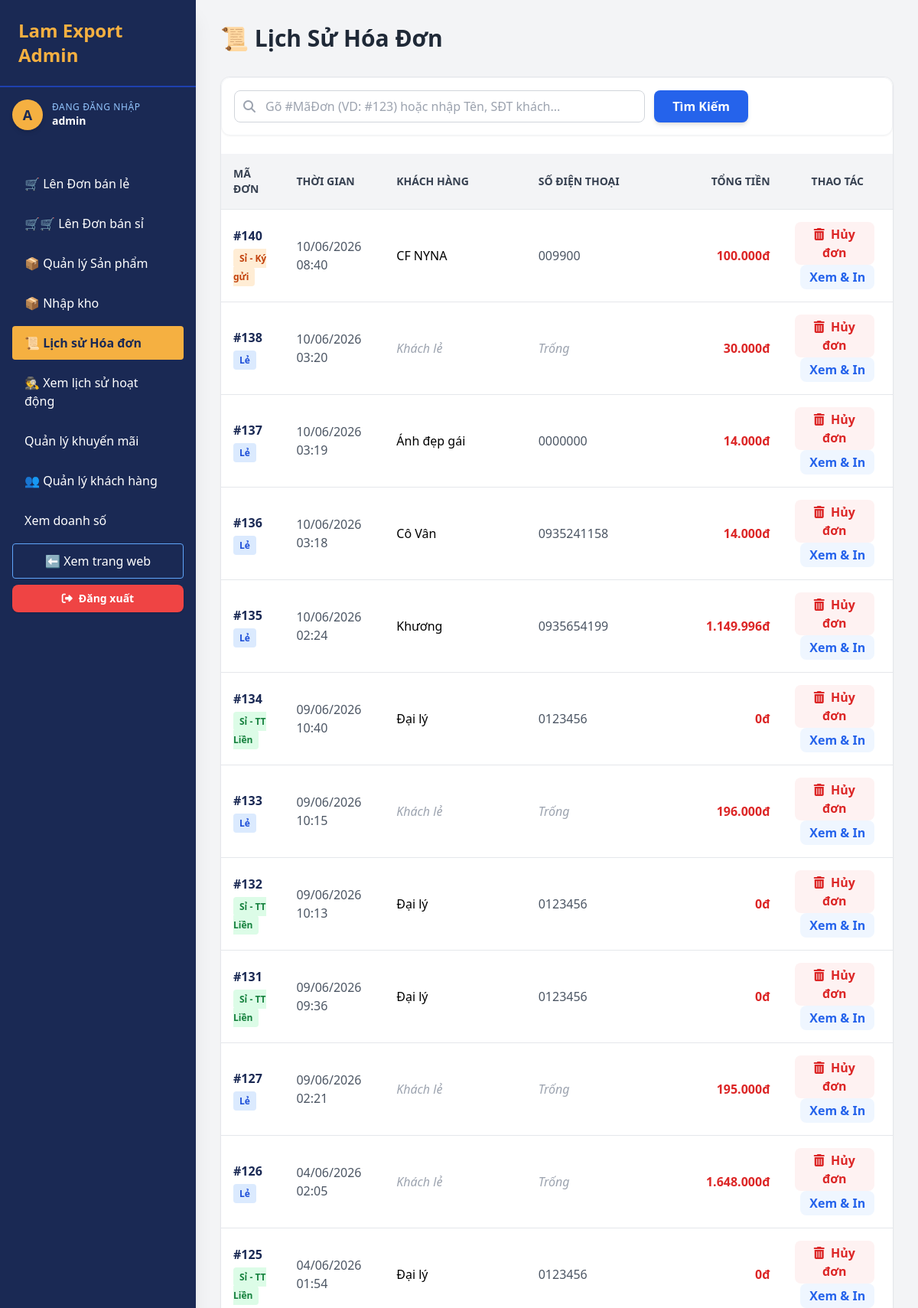
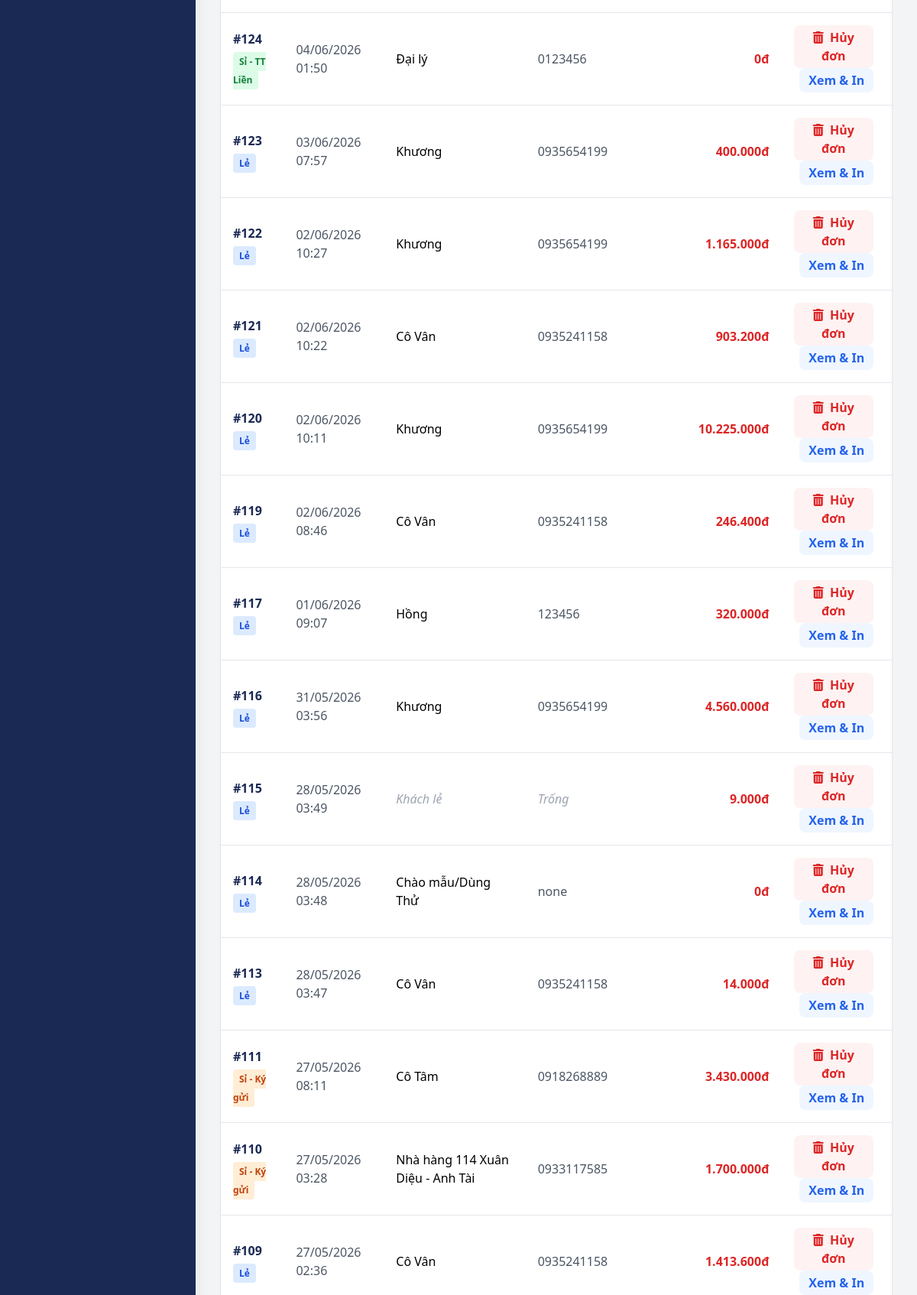
Page /admin_orders.php (signed in, upper part) on the committed database (2 pictures, top to bottom).
### tables this page shows
CREATE TABLE `orders` (
  `order_id` int(11) NOT NULL,
  `customer_id` int(11) DEFAULT NULL,
  `customer_name` varchar(255) DEFAULT 'Khách mua tại quầy',
  `total_amount` decimal(15,2) NOT NULL DEFAULT 0.00,
  `discount_amount` decimal(15,2) DEFAULT 0.00,
  `order_date` timestamp NOT NULL DEFAULT current_timestamp(),
  `status` varchar(50) DEFAULT 'Đã thanh toán',
  `sale_type` enum('retail','wholesale') DEFAULT 'retail',
  `paid_amount` decimal(15,2) DEFAULT 0.00,
  `debt_amount` decimal(15,2) DEFAULT 0.00
);

CREATE TABLE `customers` (
  `customer_id` int(11) NOT NULL,
  `telephone` varchar(20) NOT NULL,
  `address` varchar(255) DEFAULT NULL,
  `customer_name` varchar(255) NOT NULL,
  `points` int(11) NOT NULL DEFAULT 0,
  `created_at` timestamp NOT NULL DEFAULT current_timestamp(),
  `customer_type` enum('retail','wholesale') DEFAULT 'retail',
  `total_debt` decimal(15,2) DEFAULT 0.00
);

### admin_orders.php (the view, shortened to what this page needs)
<?php
require_once 'connect.php';
require_once 'admin_header.php';
$sql_orders = "
    SELECT o.order_id, o.total_amount, o.order_date, o.sale_type, o.status, o.paid_amount, o.debt_amount, o.discount_amount, c.customer_name, c.telephone
    FROM orders o
    LEFT JOIN customers c ON o.customer_id = c.customer_id
    WHERE o.status != 'Đã hủy'
";
$sql_orders .= " ORDER BY o.order_date DESC";
$result_orders = mysqli_query($conn, $sql_orders);
?>
<body class="bg-gray-100 font-sans antialiased flex h-screen overflow-hidden">
    <div class="flex-1 p-8 overflow-y-auto relative">
        <h2 class="text-3xl font-bold text-gray-800 mb-8">📜 Lịch Sử Hóa Đơn</h2>
        <div class="bg-white rounded-xl shadow-sm border border-gray-200 overflow-hidden">
            <div class="bg-white p-4 rounded-xl shadow-sm mb-6 flex justify-between items-center border border-gray-100">
                <form action="admin_orders.php" method="GET" class="flex w-full max-w-2xl gap-3">
                    <div class="relative w-full">
                        <div class="absolute inset-y-0 left-0 pl-3 flex items-center pointer-events-none">
                        </div>
                        <input type="text" name="search"
                            value="<?= isset($_GET['search']) ? htmlspecialchars($_GET['search']) : '' ?>"
                            placeholder="Gõ #MãĐơn (VD: #123) hoặc nhập Tên, SĐT khách..."
                            class="w-full pl-10 pr-4 py-2 border border-gray-300 rounded-lg focus:outline-none focus:border-blue-500 focus:ring-1 focus:ring-blue-500 transition">
                    </div>
                    <button type="submit" class="bg-blue-600 hover:bg-blue-700 text-white px-6 py-2 rounded-lg font-bold transition whitespace-nowrap shadow-md">
                        Tìm Kiếm
                    </button>
                </form>
            </div>
            <table class="w-full text-left border-collapse">
                <thead>
                    <tr class="bg-gray-100 text-gray-700 uppercase text-sm border-b">
                        <th class="p-4 font-bold">Mã Đơn</th>
                        <th class="p-4 font-bold">Thời Gian</th>
                        <th class="p-4 font-bold">Khách Hàng</th>
                        <th class="p-4 font-bold">Số điện thoại</th>
                        <th class="p-4 font-bold text-right">Tổng Tiền</th>
                        <th class="p-4 font-bold text-center">Thao tác</th>
                    </tr>
                </thead>
                <tbody class="divide-y divide-gray-200">
                    <?php
                        if($result_orders && mysqli_num_rows($result_orders) > 0):
                            while($order = mysqli_fetch_assoc($result_orders)):
                                $date = date('d/m/Y H:i', strtotime($order['order_date']));
                                $customer_name_html = !empty($order['customer_name']) ? $order['customer_name'] : '<span class="text-gray-400 italic">Khách lẻ</span>';
                                $customer_name_text = !empty($order['customer_name']) ? $order['customer_name'] : 'Khách lẻ';
                                $phone_html = !empty($order['telephone']) ? $order['telephone'] : '<span class="text-gray-400 italic">Trống</span>';
                                $badge = '<span class="bg-blue-100 text-blue-700 px-2 py-1 rounded text-xs font-bold">Lẻ</span>';
                                if ($order['sale_type'] === 'wholesale') {
                                    if ($order['status'] === 'Còn nợ') {
                                        $badge = '<span class="bg-orange-100 text-orange-700 px-2 py-1 rounded text-xs font-bold">Sỉ - Ký gửi</span>';
                                    } else {
                                        $badge = '<span class="bg-green-100 text-green-700 px-2 py-1 rounded text-xs font-bold">Sỉ - TT Liền</span>';
                                    }
                                }
                        ?>
                            <tr class="hover:bg-gray-50 transition">
                                <td class="p-4 font-bold text-[#1a2954]">
                                    #<?= $order['order_id'] ?><br><div class="mt-1"><?= $badge ?></div>
                                </td>
                                <td class="p-4 text-gray-600"><?= $date ?></td>
                                <td class="p-4 font-medium"><?= $customer_name_html ?></td>
                                <td class="p-4 text-gray-600"><?= $phone_html ?></td>
                                <td class="p-4 font-bold text-red-600 text-right"><?= number_format($order['total_amount'], 0, ',', '.') ?>đ</td>
                                <td class="p-4 text-center">
                                    <button type="button"
                                            onclick="cancelOrder(<?= $order['order_id'] ?>)"
                                            class="text-red-600 hover:text-red-800 font-bold px-3 py-1 bg-red-50 hover:bg-red-100 rounded-lg transition mr-2">
                                        <i class="fas fa-trash-alt mr-1"></i> Hủy đơn
                                    </button>
                                        <button onclick="viewDetails(<?= $order['order_id'] ?>, '<?= $customer_name_text ?>', '<?= $date ?>', <?= $order['total_amount'] ?>, '<?= $order['sale_type'] ?>', <?= $order['discount_amount'] ?? 0 ?>, <?= $order['paid_amount'] ?? 0 ?>, <?= $order['debt_amount'] ?? 0 ?>)" class="text-blue-600 hover:text-blue-800 font-bold px-3 py-1 bg-blue-50 rounded-lg">
                                        Xem & In
                                    </button>
                                </td>
                            </tr>
                        <?php
                            endwhile;
                        else:
                        ?>
                        <tr>
                            <td colspan="6" class="p-8 text-center text-gray-500 italic">Chưa có hóa đơn nào được bán ra.</td>
                        </tr>
                    <?php endif; ?>
                </tbody>
            </table>
        </div>
    </div>
</body>
</html>

### rows in the picture
orders: order_id "140", status "Sỉ - Ký gửi", order_date "10/06/2026 08:40", customer.customer_name "CF NYNA", customer.telephone "009900", total_amount "100.000"
orders: order_id "138", order_date "10/06/2026 03:20", shows "Khách lẻ", shows "Trống", total_amount "30.000"
orders: order_id "137", order_date "10/06/2026 03:19", customer.customer_name "Ánh đẹp gái", customer.telephone "0000000", total_amount "14.000"
orders: order_id "136", order_date "10/06/2026 03:18", customer.customer_name "Cô Vân", customer.telephone "0935241158", total_amount "14.000"
orders: order_id "135", order_date "10/06/2026 02:24", customer.customer_name "Khương", customer.telephone "0935654199", total_amount "1.149.996"
orders: order_id "134", status "Sỉ - TT Liền", order_date "09/06/2026 10:40", customer.customer_name "Đại lý", customer.telephone "0123456", total_amount "0"
orders: order_id "133", order_date "09/06/2026 10:15", shows "Khách lẻ", shows "Trống", total_amount "196.000"
orders: order_id "132", status "Sỉ - TT Liền", order_date "09/06/2026 10:13", customer.customer_name "Đại lý", customer.telephone "0123456", total_amount "0"
orders: order_id "131", status "Sỉ - TT Liền", order_date "09/06/2026 09:36", customer.customer_name "Đại lý", customer.telephone "0123456", total_amount "0"
orders: order_id "127", order_date "09/06/2026 02:21", shows "Khách lẻ", shows "Trống", total_amount "195.000"
orders: order_id "126", order_date "04/06/2026 02:05", shows "Khách lẻ", shows "Trống", total_amount "1.648.000"
orders: order_id "125", status "Sỉ - TT Liền", order_date "04/06/2026 01:54", customer.customer_name "Đại lý", customer.telephone "0123456", total_amount "0"
orders: order_id "124", status "Sỉ - TT Liền", order_date "04/06/2026 01:50", customer.customer_name "Đại lý", customer.telephone "0123456", total_amount "0"
orders: order_id "123", order_date "03/06/2026 07:57", customer.customer_name "Khương", customer.telephone "0935654199", total_amount "400.000"
orders: order_id "122", order_date "02/06/2026 10:27", customer.customer_name "Khương", customer.telephone "0935654199", total_amount "1.165.000"
orders: order_id "121", order_date "02/06/2026 10:22", customer.customer_name "Cô Vân", customer.telephone "0935241158", total_amount "903.200"
orders: order_id "120", order_date "02/06/2026 10:11", customer.customer_name "Khương", customer.telephone "0935654199", total_amount "10.225.000"
orders: order_id "119", order_date "02/06/2026 08:46", customer.customer_name "Cô Vân", customer.telephone "0935241158", total_amount "246.400"
orders: order_id "117", order_date "01/06/2026 09:07", customer.customer_name "Hồng", customer.telephone "123456", total_amount "320.000"
orders: order_id "116", order_date "31/05/2026 03:56", customer.customer_name "Khương", customer.telephone "0935654199", total_amount "4.560.000"
orders: order_id "115", order_date "28/05/2026 03:49", shows "Khách lẻ", shows "Trống", total_amount "9.000"
orders: order_id "114", order_date "28/05/2026 03:48", customer.customer_name "Chào mẫu/Dùng Thử", customer.telephone "none", total_amount "0"
orders: order_id "113", order_date "28/05/2026 03:47", customer.customer_name "Cô Vân", customer.telephone "0935241158", total_amount "14.000"
orders: order_id "111", status "Sỉ - Ký gửi", order_date "27/05/2026 08:11", customer.customer_name "Cô Tâm", customer.telephone "0918268889", total_amount "3.430.000"
orders: order_id "110", status "Sỉ - Ký gửi", order_date "27/05/2026 03:28", customer.customer_name "Nhà hàng 114 Xuân Diệu - Anh Tài", customer.telephone "0933117585", total_amount "1.700.000"
orders: order_id "109", order_date "27/05/2026 02:36", customer.customer_name "Cô Vân", customer.telephone "0935241158", total_amount "1.413.600"

### other values in the picture
substr($_SESSION['admin_username'], 0, 1) "A"
$_SESSION['admin_username'] "admin"
